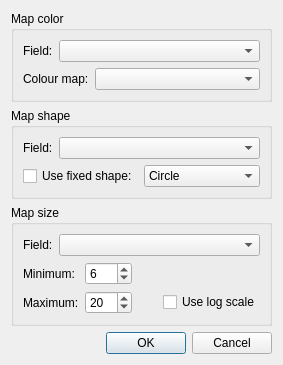
<?xml version="1.0" encoding="UTF-8"?>
<ui version="4.0">
 <class>VisualPropertiesDlg</class>
 <widget class="QDialog" name="VisualPropertiesDlg">
  <property name="geometry">
   <rect>
    <x>0</x>
    <y>0</y>
    <width>250</width>
    <height>336</height>
   </rect>
  </property>
  <property name="windowTitle">
   <string>Legend properties</string>
  </property>
  <layout class="QVBoxLayout" name="verticalLayout_3">
   <item>
    <widget class="QGroupBox" name="groupBox">
     <property name="title">
      <string>Map color</string>
     </property>
     <layout class="QVBoxLayout" name="verticalLayout">
      <item>
       <layout class="QHBoxLayout" name="horizontalLayout">
        <item>
         <widget class="QLabel" name="label">
          <property name="text">
           <string>Field:</string>
          </property>
         </widget>
        </item>
        <item>
         <widget class="QComboBox" name="cboColorField">
          <property name="sizePolicy">
           <sizepolicy hsizetype="Expanding" vsizetype="Fixed">
            <horstretch>0</horstretch>
            <verstretch>0</verstretch>
           </sizepolicy>
          </property>
         </widget>
        </item>
       </layout>
      </item>
      <item>
       <layout class="QHBoxLayout" name="horizontalLayout_2">
        <item>
         <widget class="QLabel" name="label_2">
          <property name="text">
           <string>Colour map:</string>
          </property>
         </widget>
        </item>
        <item>
         <widget class="QComboBox" name="cboColorMap">
          <property name="sizePolicy">
           <sizepolicy hsizetype="Expanding" vsizetype="Fixed">
            <horstretch>0</horstretch>
            <verstretch>0</verstretch>
           </sizepolicy>
          </property>
          <property name="insertPolicy">
           <enum>QComboBox::InsertAlphabetically</enum>
          </property>
         </widget>
        </item>
       </layout>
      </item>
     </layout>
    </widget>
   </item>
   <item>
    <widget class="QGroupBox" name="groupBox_2">
     <property name="title">
      <string>Map shape</string>
     </property>
     <layout class="QVBoxLayout" name="verticalLayout_2">
      <item>
       <layout class="QHBoxLayout" name="horizontalLayout_3">
        <item>
         <widget class="QLabel" name="label_3">
          <property name="text">
           <string>Field:</string>
          </property>
         </widget>
        </item>
        <item>
         <widget class="QComboBox" name="cboShapeField">
          <property name="sizePolicy">
           <sizepolicy hsizetype="Expanding" vsizetype="Fixed">
            <horstretch>0</horstretch>
            <verstretch>0</verstretch>
           </sizepolicy>
          </property>
         </widget>
        </item>
       </layout>
      </item>
      <item>
       <layout class="QHBoxLayout" name="horizontalLayout_9">
        <item>
         <widget class="QCheckBox" name="chkFixedShape">
          <property name="text">
           <string>Use fixed shape:</string>
          </property>
         </widget>
        </item>
        <item>
         <widget class="QComboBox" name="cboShape">
          <item>
           <property name="text">
            <string>Circle</string>
           </property>
          </item>
          <item>
           <property name="text">
            <string>Square</string>
           </property>
          </item>
          <item>
           <property name="text">
            <string>Triangle (up)</string>
           </property>
          </item>
          <item>
           <property name="text">
            <string>Star (style 1)</string>
           </property>
          </item>
          <item>
           <property name="text">
            <string>Star (style 2)</string>
           </property>
          </item>
          <item>
           <property name="text">
            <string>Diamond</string>
           </property>
          </item>
          <item>
           <property name="text">
            <string>Hexagon</string>
           </property>
          </item>
          <item>
           <property name="text">
            <string>Cross</string>
           </property>
          </item>
          <item>
           <property name="text">
            <string>Triangle (down)</string>
           </property>
          </item>
          <item>
           <property name="text">
            <string>Triangle (left)</string>
           </property>
          </item>
          <item>
           <property name="text">
            <string>Triangle (right)</string>
           </property>
          </item>
          <item>
           <property name="text">
            <string>Horizontal line</string>
           </property>
          </item>
          <item>
           <property name="text">
            <string>Vertical line</string>
           </property>
          </item>
          <item>
           <property name="text">
            <string>Diagonal cross</string>
           </property>
          </item>
         </widget>
        </item>
       </layout>
      </item>
     </layout>
    </widget>
   </item>
   <item>
    <widget class="QGroupBox" name="groupBox_3">
     <property name="title">
      <string>Map size</string>
     </property>
     <layout class="QVBoxLayout" name="verticalLayout_4">
      <item>
       <layout class="QHBoxLayout" name="horizontalLayout_4">
        <item>
         <widget class="QLabel" name="label_4">
          <property name="text">
           <string>Field:</string>
          </property>
         </widget>
        </item>
        <item>
         <widget class="QComboBox" name="cboSizeField">
          <property name="sizePolicy">
           <sizepolicy hsizetype="Expanding" vsizetype="Fixed">
            <horstretch>0</horstretch>
            <verstretch>0</verstretch>
           </sizepolicy>
          </property>
         </widget>
        </item>
       </layout>
      </item>
      <item>
       <layout class="QGridLayout" name="gridLayout">
        <item row="0" column="0">
         <widget class="QLabel" name="label_5">
          <property name="text">
           <string>Minimum:</string>
          </property>
         </widget>
        </item>
        <item row="0" column="1">
         <widget class="QSpinBox" name="spinSizeMin">
          <property name="minimum">
           <number>0</number>
          </property>
          <property name="maximum">
           <number>100</number>
          </property>
          <property name="value">
           <number>6</number>
          </property>
         </widget>
        </item>
        <item row="0" column="2" colspan="2">
         <spacer name="horizontalSpacer_3">
          <property name="orientation">
           <enum>Qt::Horizontal</enum>
          </property>
          <property name="sizeHint" stdset="0">
           <size>
            <width>40</width>
            <height>20</height>
           </size>
          </property>
         </spacer>
        </item>
        <item row="1" column="0">
         <widget class="QLabel" name="label_6">
          <property name="text">
           <string>Maximum:</string>
          </property>
         </widget>
        </item>
        <item row="1" column="1">
         <widget class="QSpinBox" name="spinSizeMax">
          <property name="minimum">
           <number>0</number>
          </property>
          <property name="maximum">
           <number>100</number>
          </property>
          <property name="value">
           <number>20</number>
          </property>
         </widget>
        </item>
        <item row="1" column="2">
         <spacer name="horizontalSpacer_4">
          <property name="orientation">
           <enum>Qt::Horizontal</enum>
          </property>
          <property name="sizeHint" stdset="0">
           <size>
            <width>40</width>
            <height>20</height>
           </size>
          </property>
         </spacer>
        </item>
        <item row="1" column="3">
         <widget class="QCheckBox" name="chkLogScale">
          <property name="text">
           <string>Use log scale</string>
          </property>
         </widget>
        </item>
       </layout>
      </item>
     </layout>
    </widget>
   </item>
   <item>
    <layout class="QHBoxLayout" name="horizontalLayout_8">
     <item>
      <spacer name="horizontalSpacer_2">
       <property name="orientation">
        <enum>Qt::Horizontal</enum>
       </property>
       <property name="sizeHint" stdset="0">
        <size>
         <width>40</width>
         <height>20</height>
        </size>
       </property>
      </spacer>
     </item>
     <item>
      <widget class="QPushButton" name="btnOK">
       <property name="text">
        <string>OK</string>
       </property>
       <property name="default">
        <bool>true</bool>
       </property>
      </widget>
     </item>
     <item>
      <widget class="QPushButton" name="btnCancel">
       <property name="text">
        <string>Cancel</string>
       </property>
      </widget>
     </item>
    </layout>
   </item>
  </layout>
 </widget>
 <resources/>
 <connections/>
</ui>
